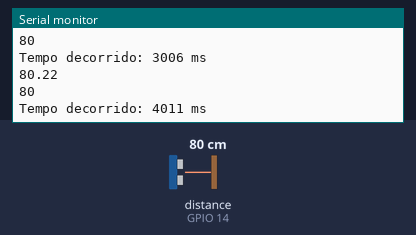
The sketch below on a simulated ESP32. Shown: the last lines printed to the serial monitor. Wiring (inferred from the names in the program): ultrasonic range finder: trigger GPIO 13; echo GPIO 14. Inputs (shaded band) come from the test bench; at power-on: distance to the obstacle (sensor on GPIO 14) 80 cm. The echo pulse lasts 58.3 µs per cm; nothing arrives over Bluetooth unless stated; a phone connects over Bluetooth LE 3 s after start.

Above: at 4.8 s.
4.9 s: distance to the obstacle (sensor on GPIO 14) set to 2 cm
At 5.8 s:
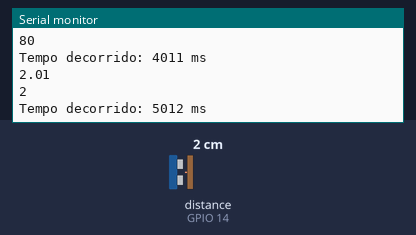
6.5 s: distance to the obstacle (sensor on GPIO 14) set to 4 cm
At 7.5 s:
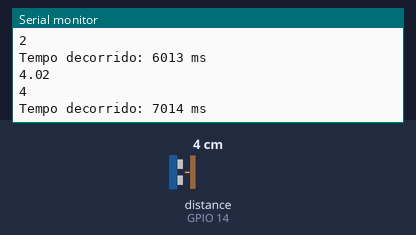
Timing chart, 0 to 9.5 s (numbered marks = the images above; inputs shaded):
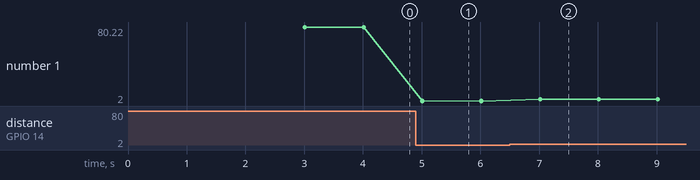

Measured:
- after the input at 4.9 s, the serial monitor: prints a new line after 0.11 s (image 1)
- after the input at 6.5 s, the serial monitor: prints a new line after 0.51 s (image 2)
- plotted number 1: 80 → 2 after the input at 4.9 s, 2 → 4 after the input at 6.5 s

The sketch:

server.ino
```cpp
/*
  Based on Neil Kolban example for IDF: https://github.com/nkolban/esp32-snippets/blob/master/cpp_utils/tests/BLE%20Tests/SampleNotify.cpp
  Ported to Arduino ESP32 by Evandro Copercini
  updated by chegewara and MoThunderz
*/
#include <BLEDevice.h>
#include <BLEServer.h>
#include <BLEUtils.h>
#include <BLE2902.h>

#include <Arduino.h>
unsigned long startTime;

BLEServer* pServer = NULL;
BLECharacteristic* pCharacteristic = NULL;
BLEDescriptor *pDescr;
BLE2902 *pBLE2902;

bool deviceConnected = false;
bool oldDeviceConnected = false;
uint32_t value = 0;

// Definições dos pinos
const int triggerPin = 13;  // Pino de Trigger do HC-SR04
const int echoPin = 14;    // Pino de Echo do HC-SR04

// See the following for generating UUIDs:
// https://www.uuidgenerator.net/

#define SERVICE_UUID        "4fafc201-1fb5-459e-8fcc-c5c9c331914b"
#define CHARACTERISTIC_UUID "beb5483e-36e1-4688-b7f5-ea07361b26a8"

class MyServerCallbacks: public BLEServerCallbacks {
    void onConnect(BLEServer* pServer) {
      deviceConnected = true;
    };

    void onDisconnect(BLEServer* pServer) {
      deviceConnected = false;
    }
};

// Função para calcular a distância
float calcularDistancia() {
  // Variáveis para armazenar o tempo
  long duration;
  float distance;

  // Gera um pulso de trigger
  digitalWrite(triggerPin, LOW);  // Garante que o trigger está em LOW
  delayMicroseconds(2);           // Espera 2 microssegundos
  digitalWrite(triggerPin, HIGH); // Gera um pulso de 10 microssegundos
  delayMicroseconds(10);
  digitalWrite(triggerPin, LOW);  // Desliga o trigger

  // Lê o tempo que o pulso leva para voltar
  duration = pulseIn(echoPin, HIGH);

  // Calcula a distância em centímetros
  distance = (duration / 2.0) * 0.0344;

  return distance;
}

void setup() {
  Serial.begin(115200);

  // Create the BLE Device
  BLEDevice::init("ESP32");

  // Create the BLE Server
  pServer = BLEDevice::createServer();
  pServer->setCallbacks(new MyServerCallbacks());

  // Create the BLE Service
  BLEService *pService = pServer->createService(SERVICE_UUID);

  // Create a BLE Characteristic
  pCharacteristic = pService->createCharacteristic(
                      CHARACTERISTIC_UUID,
                      BLECharacteristic::PROPERTY_NOTIFY
                    );

  // Create a BLE Descriptor

  pDescr = new BLEDescriptor((uint16_t)0x2901);
  pDescr->setValue("A very interesting variable");
  pCharacteristic->addDescriptor(pDescr);

  pBLE2902 = new BLE2902();
  pBLE2902->setNotifications(true);
  pCharacteristic->addDescriptor(pBLE2902);

  // Start the service
  pService->start();

  // Start advertising
  BLEAdvertising *pAdvertising = BLEDevice::getAdvertising();
  pAdvertising->addServiceUUID(SERVICE_UUID);
  pAdvertising->setScanResponse(false);
  pAdvertising->setMinPreferred(0x0);  // set value to 0x00 to not advertise this parameter
  BLEDevice::startAdvertising();
  Serial.println("Waiting a client connection to notify...");

   startTime = millis();

  pinMode(triggerPin, OUTPUT);
  pinMode(echoPin, INPUT);
}

void loop() {


    // notify changed value
    if (deviceConnected) {
        //value = analogRead(34);
        pCharacteristic->setValue(value);
        pCharacteristic->notify();
        //valor = 1;
        // Chama a função para calcular a distância
        float distancia = calcularDistancia();
        value = distancia;
        Serial.println(distancia);
        Serial.println(value);
        unsigned long elapsedTime = millis() - startTime;
        Serial.print("Tempo decorrido: ");
        Serial.print(elapsedTime);
        Serial.println(" ms");
        delay(1000);
    }
    // disconnecting
    if (!deviceConnected && oldDeviceConnected) {
        delay(500); // give the bluetooth stack the chance to get things ready
        pServer->startAdvertising(); // restart advertising
        Serial.println("start advertising");
        oldDeviceConnected = deviceConnected;
    }
    // connecting
    if (deviceConnected && !oldDeviceConnected) {
        // do stuff here on connecting
        oldDeviceConnected = deviceConnected;
    }
  //valor = 1;
}
```
